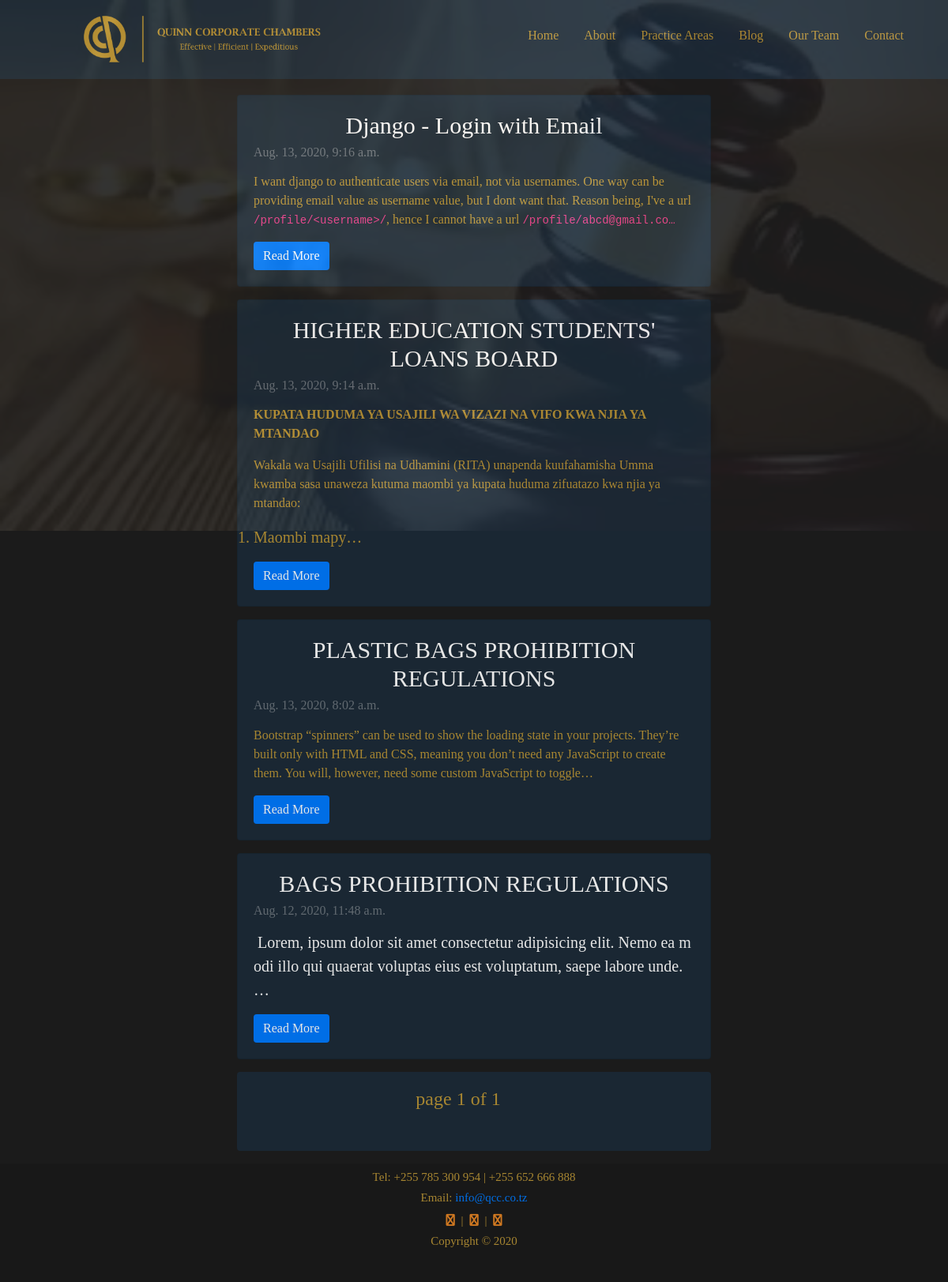
/blog/, run on an earlier commit of the app's database.
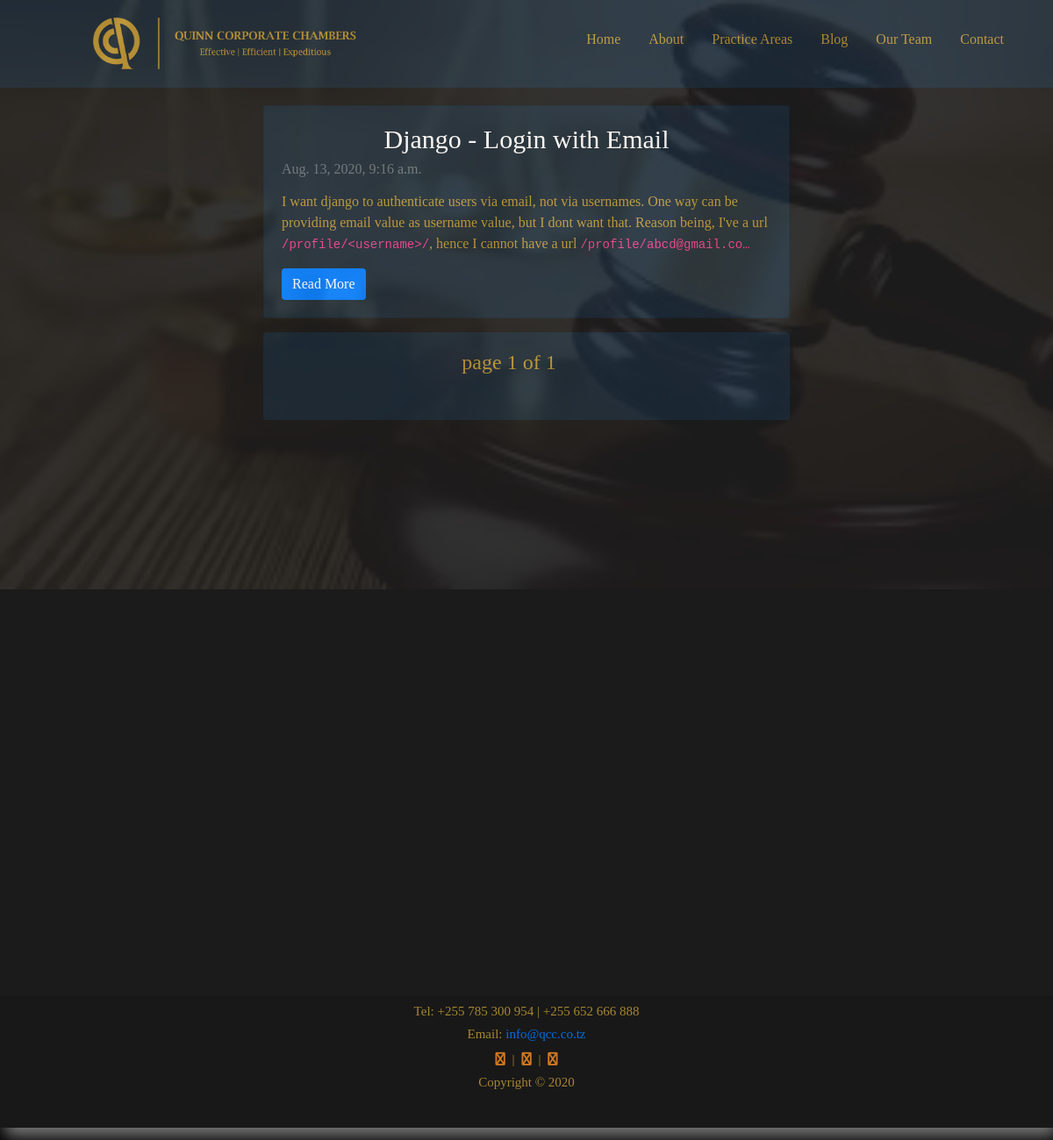
And on a later commit of the database.
### blog/models.py (models this page shows, shortened)
class BlogPost(models.Model):
    title = models.CharField(max_length=120)
    subtitle = models.CharField(max_length=120)
    body = RichTextField(blank=True,null=True ,max_length=5000)
    slug = models.SlugField(blank=True,unique=True)
    date = models.DateTimeField(auto_now_add=True)
    date_added = models.DateTimeField()
    published = models.BooleanField(default=False)
    def  get_absolute_url(self):
        return reverse('blog', kwargs={'slug': self.slug})

### blog/views.py (the view)
# urls.py: path('',blogPage, name ='blog'),
def blogPage(request):
    posts = BlogPost.objects.all().filter(published=True).order_by('-date_added')
    x = datetime.datetime.now()
    year = x.strftime("%Y")
    context = {
         "year": year,
     }
    pagiator = Paginator(posts,10)
    page = request.GET.get('page')
    try:
        queryset = pagiator.page(page)
    except PageNotAnInteger:
        queryset = pagiator.page(1)
    except EmptyPage:
        queryset = pagiator.page(pagiator.num_pages)
    context['posts'] = queryset
    return render(request,'blogPage.html',context)

### templates/blogPage.html (shortened to what this page needs)
{% extends 'base.html' %}
{% load static  %}
{% block content %}
<div class="maincontent" style="width: 50%; min-height: 1000px; font-size: 20px !important;">
      {% for post in posts %}
      <div class="card mx-auto mb-3" style="background-color: #1D2C39; " >
            <div class="card-body">
                  <h5 class="card-title text-white text-center" style="font-size: 30px !important;">{{post.title}}</h5>
                  <h6 class="card-subtitle mb-2 text-muted" style="font-size:16px !important;">{{post.date_added}}</h6>
                  <p class="card-text" style="font-size: 16px !important;">{{post.body | truncatechars_html:250 |safe}}</p>
                  <a href="{{post.get_absolute_url}}"class="btn btn-primary">Read More</a>
            </div>
      </div>
      {% endfor %}
            <ul class="pagination justify-content-center">
                  <li class="page-item mx-2">  <h4>page {{posts.number}} of {{posts.paginator.num_pages}}</h4></li>
            </ul>
 </div>
{% endblock content %}

### templates/base.html (shortened to what this page needs)
{% load static  %}
<!DOCTYPE html>
<html lang="en">
<head>
    <link href="http://maxcdn.bootstrapcdn.com/font-awesome/4.1.0/css/font-awesome.min.css" rel="stylesheet">
    <link rel="stylesheet" href="https://unpkg.com/aos@next/dist/aos.css" />
    <link rel="stylesheet" href="https://use.fontawesome.com/c4ba2f0a96.css">
    <link rel="stylesheet" href='{% static "css/style.css"%}'>
    <link rel="stylesheet" href='{% static "css/fontawesome.min.css"%}'>
    <link rel="stylesheet" href="https://stackpath.bootstrapcdn.com/bootstrap/4.4.1/css/bootstrap.min.css"
>
</head>
<body>
    <div class="home" style="min-height: 1300px;">
        <div class="rowone">
            <ul id="nav">
                <li><a href="{%url 'contact'%}">Contact</a></li>
                <li style="float: left !important;"><a href="{%url 'home'%}">
                        <img src="/static/images/mainhorizontal.png" alt="logo" style="width: 300px; height: auto;"
                            id="logo">
                    </a></li>
                <li><a href="{%url 'the_team'%}">Our Team</a></li>
                <li><a href="{%url 'blog'%}">Blog</a></li>
                <li><a href="{%url 'practicearea'%}">Practice Areas</a></li>
                <li><a href="{%url 'about'%}">About</a></li>
                <li><a href="{%url 'home'%}">Home</a></li>
            </ul>
            {% block content %}
            {% endblock content %}
            <div class="footernote  mt-3 pt-2" style=" text-align: center; width: 100;">
                <h6>Tel: +255 785 300 954 | +255 652 666 888 </h6>
                <h6>Email: <a href="mailto: info@qcc.co.tz"> info@qcc.co.tz</a> </h6>
                <h6><a href="https://www.instagram.com/quinn.corporate.chambers/" target="_blank"
                        rel="noopener noreferrer"><span class="fa fa-instagram fa-1x p-1"></span></a> | <a
                        href="https://www.linkedin.com/in/quinn-corporate-chambers-3b15201a2/" target="_blank"
                        rel="noopener noreferrer"><span class="fa fa-linkedin fa-1x p-1"></span></a> | <a href="https://twitter.com/QuinnCorporate" target="_blank" rel="noopener noreferrer"><span class="fa fa-twitter fa-1x p-1"></span></a></h6>
                <div class="justify-content-center">
                    <p>Copyright &copy; {{year}}</p>
                </div>
            </div>
        </div>
    </div>
</body>
</html>

### my-static/css/style.css (style rules this page uses)
* { margin: 0; padding: 0; box-sizing: border-box; font-family: garamond; }
.fa { color: #e68525; }
body { position: relative; width: 100%; background-color:black; overflow-x: hidden; }
html { background-color:black; }
ul { list-style-type: none; position: relative; margin: 0; margin-bottom: 0px !important; padding: 0 40px 0px 90px; padding-bottom: 0px; overflow: hidden; background-color: #1D2C39; width: 100%; height: 100px; line-height:50px ; z-index: 5000000; }
ul li { float: right; margin-top: 20px; }
li a { display: block; color:#BA9537; text-align: center; padding: 0px 16px; text-decoration: none; font-size:16 px; }
.maincontent { width: 80%; height: auto; float:center; margin-right: auto; margin-left: auto; margin-top: 20px; font-size: 23px !important ; color:#BA9537; }
.btn, .btn-link { border: 0 !important; box-shadow: 0 !important; color: white !important; }
.maincontent h5 { font-size: 35px; }
.maincontent h5 { color:white; width: 100%; animation-duration: 10s; font-size: 16px !important ; }
.maincontent p, .maincontent2 p { text-align: start; font-size: 16px !important ; color: #BA9537; }
.footernote { background-color: #1b1b1b; color:#BA9537; position: relative; height: 150px !important; font-size: 15px; line-height: 15px; bottom: 0; }
.footernote h6 { font-size: 15px; }
.home { width: 100%; background-color:black; display: block; background-image:url("/static/images/home.jpg") ; background-position:fixed; background-repeat: no-repeat, repeat; background-origin: content-box; background-size: contain; }
.rowone { width: 100%; background-color:#1E1E1E ; opacity: 0.9; height: 100%; box-shadow: 5px 10px 18px #888888; position: relative; top: -0%; float:center; }
* { box-sizing: border-box; }

What changed in the data, as far as the page shows it:
removed BlogPost: title "HIGHER EDUCATION STUDENTS' LOANS BOARD", date_added "Aug. 13, 2020, 9:14 a.m.", body "KUPATA HUDUMA YA USAJILI WA VIZAZI NA VIFO KWA NJIA YA MTANDAO Wakala wa Usajili Ufilisi na Udhamini (RITA) unapenda kuufahamisha Umma kwamba sasa unaweza kutuma maombi ya kupata huduma zifuatazo kwa njia ya mtandao: Maombi mapy…"
removed BlogPost: title "PLASTIC BAGS PROHIBITION REGULATIONS", date_added "Aug. 13, 2020, 8:02 a.m.", body "Bootstrap “spinners” can be used to show the loading state in your projects. They’re built only with HTML and CSS, meaning you don’t need any JavaScript to create them. You will, however, need some custom JavaScript to toggle…"
removed BlogPost: title "BAGS PROHIBITION REGULATIONS", date_added "Aug. 12, 2020, 11:48 a.m.", body "Lorem, ipsum dolor sit amet consectetur adipisicing elit. Nemo ea modi illo qui quaerat voluptas eius est voluptatum, saepe labore unde. …"
